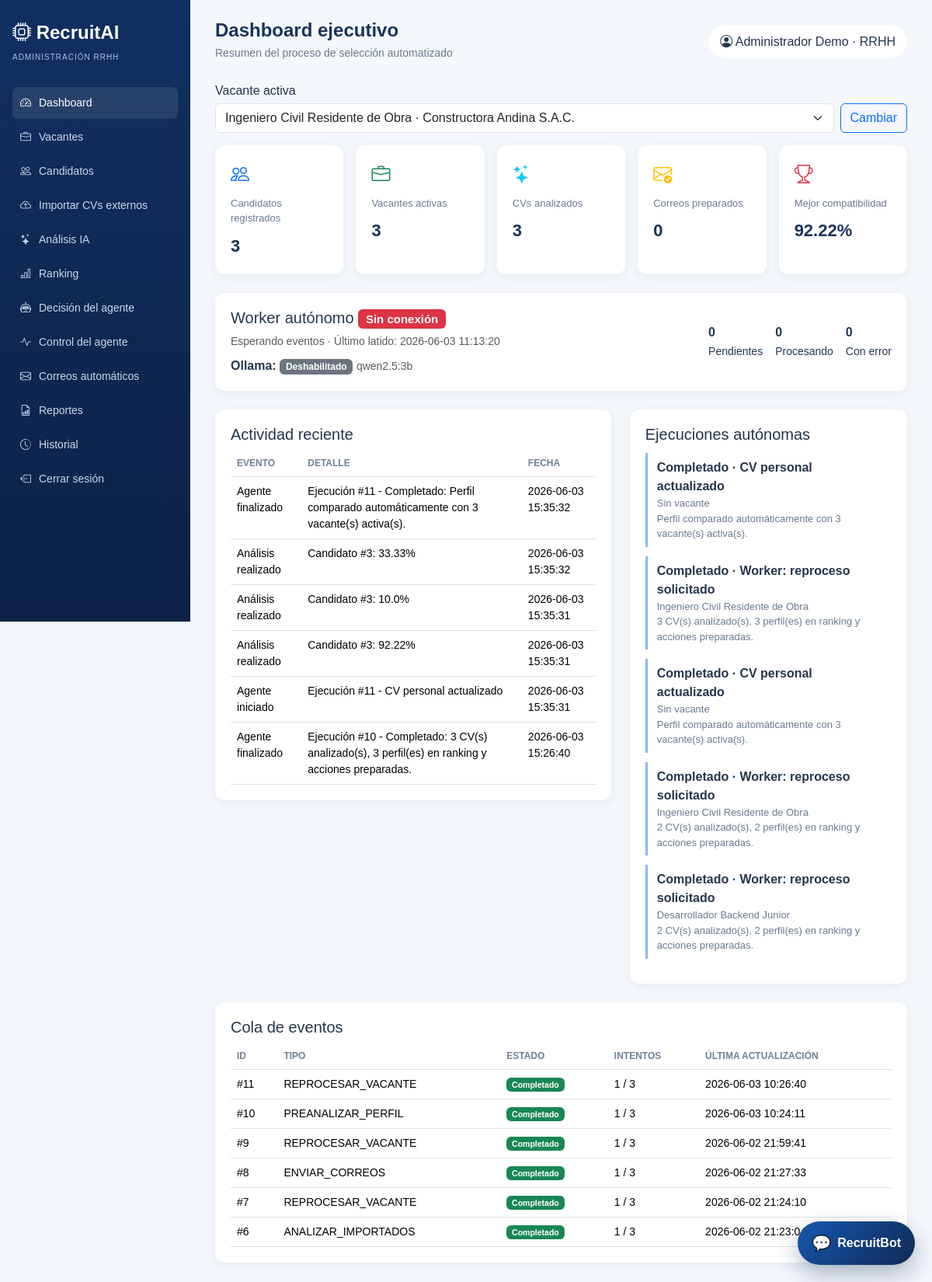
/admin/dashboard (signed in), run on the app's committed database.
### tables this page shows
CREATE TABLE estado_worker (
        id INTEGER PRIMARY KEY CHECK(id=1), worker_id TEXT, estado TEXT NOT NULL,
        ultimo_latido TEXT NOT NULL, detalle TEXT
    );

CREATE TABLE historial (
        id INTEGER PRIMARY KEY AUTOINCREMENT, evento TEXT NOT NULL, detalle TEXT,
        fecha TEXT DEFAULT CURRENT_TIMESTAMP
    );

CREATE TABLE ejecuciones_agente (
        id INTEGER PRIMARY KEY AUTOINCREMENT, vacante_id INTEGER, origen TEXT NOT NULL,
        estado TEXT NOT NULL DEFAULT 'Pendiente', detalle TEXT,
        fecha_inicio TEXT DEFAULT CURRENT_TIMESTAMP, fecha_fin TEXT
    );

CREATE TABLE vacantes (
        id INTEGER PRIMARY KEY AUTOINCREMENT, titulo TEXT NOT NULL, empresa TEXT NOT NULL,
        area TEXT, descripcion TEXT, requisitos TEXT, habilidades TEXT, experiencia INTEGER DEFAULT 0,
        estudios TEXT, fecha_entrevista TEXT, hora_entrevista TEXT, estado TEXT DEFAULT 'Activa',
        fecha_creacion TEXT DEFAULT CURRENT_TIMESTAMP
    , peso_habilidades INTEGER DEFAULT 70, peso_experiencia INTEGER DEFAULT 20, peso_estudios INTEGER DEFAULT 10, umbral_preseleccion INTEGER DEFAULT 80, umbral_observacion INTEGER DEFAULT 60, carreras_objetivo TEXT);

CREATE TABLE eventos_agente (
        id INTEGER PRIMARY KEY AUTOINCREMENT, tipo TEXT NOT NULL, payload TEXT NOT NULL,
        estado TEXT NOT NULL DEFAULT 'Pendiente', intentos INTEGER NOT NULL DEFAULT 0,
        max_intentos INTEGER NOT NULL DEFAULT 3, disponible_desde TEXT DEFAULT CURRENT_TIMESTAMP,
        bloqueado_hasta TEXT, worker_id TEXT, ultimo_error TEXT,
        fecha_creacion TEXT DEFAULT CURRENT_TIMESTAMP, fecha_actualizacion TEXT DEFAULT CURRENT_TIMESTAMP
    );

### app.py (the view)
@app.route("/admin/dashboard")
@role_required("admin")
def admin_dashboard():
    vacancy = _vacante_seleccionada()
    candidates, vacancies, ranking, emails = obtener_candidatos(), obtener_vacantes(), obtener_ranking(vacancy["id"]), obtener_correos(vacancy["id"])
    metrics = {
        "candidatos": len(candidates), "vacantes": len(vacancies), "analizados": len(ranking),
        "correos": len(emails), "mejor": ranking[0]["compatibilidad"] if ranking else 0,
    }
    return render_template(
        "dashboard_admin.html", metrics=metrics, historial=obtener_historial(6),
        ejecuciones=obtener_ejecuciones_agente(5), eventos_agente=obtener_eventos_agente(6),
        resumen_eventos=obtener_resumen_eventos_agente(), estado_worker=obtener_estado_worker(),
        estado_ollama=obtener_estado_ollama(),
        alertas_agente=obtener_alertas_agente(4, solo_no_leidas=True),
        vacantes=vacancies, vacante=vacancy,
    )

### app.py (called while the page is built)
def role_required(role):
    def decorator(view):
        @wraps(view)
        def wrapped(*args, **kwargs):
            if "usuario_id" not in session:
                return redirect(url_for("login"))
            if session.get("rol") != role:
                endpoint = "admin_dashboard" if session.get("rol") == "admin" else "candidate_dashboard"
                flash("No tienes permisos para acceder a esa sección.", "warning")
                return redirect(url_for(endpoint))
            return view(*args, **kwargs)
        return wrapped
    return decorator

def _vacante_actual():
    vacantes = obtener_vacantes(solo_activas=True) or obtener_vacantes()
    return vacantes[0] if vacantes else None

def _vacante_seleccionada():
    vacante_id = session.get("vacante_id")
    return obtener_vacante_por_id(vacante_id) or _vacante_actual()

@app.context_processor
def inject_csrf_token():
    def csrf_token():
        if "_csrf_token" not in session:
            session["_csrf_token"] = secrets.token_hex(24)
        return session["_csrf_token"]
    context = {"csrf_token": csrf_token}
    if session.get("rol") == "admin":
        context["nav_vacantes"] = obtener_vacantes()
        context["nav_vacante"] = _vacante_seleccionada()
    return context

@app.before_request
def csrf_protect():
    if request.method == "POST":
        expected = session.get("_csrf_token", "")
        payload = request.get_json(silent=True) or {}
        received = request.form.get("_csrf_token", "") or request.headers.get("X-CSRFToken", "") or payload.get("_csrf_token", "")
        if not expected or not hmac.compare_digest(expected, received):
            flash("La solicitud expiró o no es válida. Inténtalo nuevamente.", "warning")
            if request.is_json:
                return jsonify({"error": "csrf", "message": "Solicitud expirada o no valida."}), 400
            return redirect(request.referrer or url_for("landing"))

### modules/database.py (called while the page is built)
def _connection():
    DB_PATH.parent.mkdir(exist_ok=True)
    connection = sqlite3.connect(DB_PATH)
    connection.row_factory = sqlite3.Row
    connection.execute("PRAGMA foreign_keys = ON")
    return connection

def _rows(query, params=()):
    with _connection() as connection:
        return [dict(row) for row in connection.execute(query, params).fetchall()]

def obtener_vacantes(solo_activas=False):
    query = "SELECT * FROM vacantes"
    if solo_activas:
        query += " WHERE estado='Activa'"
    return _rows(query + " ORDER BY id DESC")

### templates/dashboard_admin.html (shortened to what this page needs)
{% extends 'base_admin.html' %}{% block title %}Dashboard RRHH | RecruitAI{% endblock %}{% block heading %}Dashboard ejecutivo{% endblock %}{% block subheading %}Resumen del proceso de selección automatizado{% endblock %}
{% block content %}<div class="row g-3 mb-4">{% for icon,label,value,color in [('people','Candidatos registrados',metrics.candidatos,'primary'),('briefcase','Vacantes activas',metrics.vacantes,'success'),('stars','CVs analizados',metrics.analizados,'info'),('envelope-check','Correos preparados',metrics.correos,'warning'),('trophy','Mejor compatibilidad',metrics.mejor ~ '%','danger')] %}<div class="col"><div class="metric-card"><i class="bi bi-{{icon}} text-{{color}}"></i><span>{{label}}</span><strong>{{value}}</strong></div></div>{% endfor %}</div>
<div class="panel mb-4"><div class="d-flex flex-wrap justify-content-between gap-3 align-items-center"><div><h5 class="mb-1">Worker autónomo <span class="badge text-bg-{{'success' if estado_worker.activo else 'danger'}}">{{estado_worker.estado}}</span></h5><small class="text-muted">{{estado_worker.detalle}}{% if estado_worker.ultimo_latido %} · Último latido: {{estado_worker.ultimo_latido}}{% endif %}</small><div class="mt-2"><b>Ollama:</b> <span class="badge text-bg-{{'success' if estado_ollama.activo else 'secondary'}}">{{estado_ollama.estado}}</span> <small class="text-muted">{{estado_ollama.modelo}}</small></div></div><div class="d-flex gap-3"><span><b>{{resumen_eventos.Pendiente}}</b><br><small>Pendientes</small></span><span><b>{{resumen_eventos.Procesando}}</b><br><small>Procesando</small></span><span><b>{{resumen_eventos.Error}}</b><br><small>Con error</small></span></div></div></div>
<div class="row g-4 mb-4"><div class="col-lg-7"><div class="panel"><h5>Actividad reciente</h5><table class="table"><thead><tr><th>Evento</th><th>Detalle</th><th>Fecha</th></tr></thead><tbody>{% for item in historial %}<tr><td>{{item.evento}}</td><td>{{item.detalle}}</td><td>{{item.fecha}}</td></tr>{% endfor %}</tbody></table></div></div><div class="col-lg-5"><div class="panel"><h5>Ejecuciones autónomas</h5>{% for item in ejecuciones %}<div class="agent-step"><b>{{item.estado}} · {{item.origen}}</b><span>{{item.vacante or 'Sin vacante'}}<br>{{item.detalle or 'Procesando...'}}</span></div>{% else %}<p class="text-muted">El agente aún no registra ejecuciones.</p>{% endfor %}</div></div></div>
<div class="panel"><h5>Cola de eventos</h5><div class="table-responsive"><table class="table"><thead><tr><th>ID</th><th>Tipo</th><th>Estado</th><th>Intentos</th><th>Última actualización</th></tr></thead><tbody>{% for item in eventos_agente %}<tr><td>#{{item.id}}</td><td>{{item.tipo}}</td><td><span class="badge text-bg-{{'success' if item.estado == 'Completado' else ('danger' if item.estado == 'Error' else 'warning')}}">{{item.estado}}</span></td><td>{{item.intentos}} / {{item.max_intentos}}</td><td>{{item.fecha_actualizacion}}</td></tr>{% else %}<tr><td colspan="5" class="text-muted">Todavía no hay eventos en la cola.</td></tr>{% endfor %}</tbody></table></div></div>{% endblock %}

### static/css/style.css (style rules this page uses)
:root { --blue:#1557b0;--navy:#102a54;--bg:#f4f7fb;--muted:#6b7a90 }
* { box-sizing:border-box }
body { background:var(--bg);color:#26364d;font-family:Arial,sans-serif }
.panel,.metric-card { background:white;border-radius:12px;box-shadow:0 3px 12px #26466d12;padding:20px }
.metric-card { height:100% }
.metric-card i { display:block;font-size:24px }
.metric-card span { color:var(--muted);display:block;font-size:13px;margin:9px 0 }
.metric-card strong { color:#18345b;font-size:22px }
.table { font-size:14px;margin-bottom:0 }
.table th { color:#708096;font-size:12px;text-transform:uppercase }
.agent-step { border-left:3px solid #8cb7f2;margin:12px 0;padding:7px 12px }
.agent-step span { color:var(--muted);display:block;font-size:13px }

### data on the page
estado_worker: detalle "Esperando eventos", ultimo_latido "2026-06-03 11:13:20"
historial: evento "Agente finalizado", detalle "Ejecución #11 - Completado: Perfil comparado automáticamente con 3 vacante(s) activa(s).", fecha "2026-06-03 15:35:32"
historial: evento "Análisis realizado", detalle "Candidato #3: 33.33%", fecha "2026-06-03 15:35:32"
historial: evento "Análisis realizado", detalle "Candidato #3: 10.0%", fecha "2026-06-03 15:35:31"
historial: evento "Análisis realizado", detalle "Candidato #3: 92.22%", fecha "2026-06-03 15:35:31"
historial: evento "Agente iniciado", detalle "Ejecución #11 - CV personal actualizado", fecha "2026-06-03 15:35:31"
historial: evento "Agente finalizado", detalle "Ejecución #10 - Completado: 3 CV(s) analizado(s), 3 perfil(es) en ranking y acciones preparadas.", fecha "2026-06-03 15:26:40"
ejecuciones_agente: estado "Completado", origen "CV personal actualizado", vacante "Sin vacante", detalle "Perfil comparado automáticamente con 3 vacante(s) activa(s)."
ejecuciones_agente: estado "Completado", origen "Worker: reproceso solicitado", titulo "Ingeniero Civil Residente de Obra", detalle "3 CV(s) analizado(s), 3 perfil(es) en ranking y acciones preparadas."
ejecuciones_agente: estado "Completado", origen "CV personal actualizado", vacante "Sin vacante", detalle "Perfil comparado automáticamente con 3 vacante(s) activa(s)."
ejecuciones_agente: estado "Completado", origen "Worker: reproceso solicitado", titulo "Ingeniero Civil Residente de Obra", detalle "2 CV(s) analizado(s), 2 perfil(es) en ranking y acciones preparadas."
ejecuciones_agente: estado "Completado", origen "Worker: reproceso solicitado", titulo "Desarrollador Backend Junior", detalle "2 CV(s) analizado(s), 2 perfil(es) en ranking y acciones preparadas."
eventos_agente: id "11", tipo "REPROCESAR_VACANTE", estado "Completado", intentos "1", max_intentos "3", fecha_actualizacion "2026-06-03 10:26:40"
eventos_agente: id "10", tipo "PREANALIZAR_PERFIL", estado "Completado", intentos "1", max_intentos "3", fecha_actualizacion "2026-06-03 10:24:11"
eventos_agente: id "9", tipo "REPROCESAR_VACANTE", estado "Completado", intentos "1", max_intentos "3", fecha_actualizacion "2026-06-02 21:59:41"
eventos_agente: id "8", tipo "ENVIAR_CORREOS", estado "Completado", intentos "1", max_intentos "3", fecha_actualizacion "2026-06-02 21:27:33"
eventos_agente: id "7", tipo "REPROCESAR_VACANTE", estado "Completado", intentos "1", max_intentos "3", fecha_actualizacion "2026-06-02 21:24:10"
eventos_agente: id "6", tipo "ANALIZAR_IMPORTADOS", estado "Completado", intentos "1", max_intentos "3", fecha_actualizacion "2026-06-02 21:23:04"

### other printed values
{{ label }} "Dashboard" "Vacantes" "Candidatos" "Importar CVs externos" "Análisis IA" "Ranking" "Decisión del agente" "Control del agente" "Correos automáticos" "Reportes" "Historial"
{{ session.usuario }} "Administrador Demo"
{{ label }} "Candidatos registrados" "Vacantes activas" "CVs analizados" "Correos preparados" "Mejor compatibilidad"
{{ value }} "3" "3" "3" "0" "92.22%"
{{ estado_worker.estado }} "Sin conexión"
{{ estado_ollama.estado }} "Deshabilitado"
{{ estado_ollama.modelo }} "qwen2.5:3b"
{{ resumen_eventos.Pendiente }} "0"
{{ resumen_eventos.Procesando }} "0"
{{ resumen_eventos.Error }} "0"
form field value "Ingeniero Civil Residente de Obra · Constructora Andina S.A.C."
